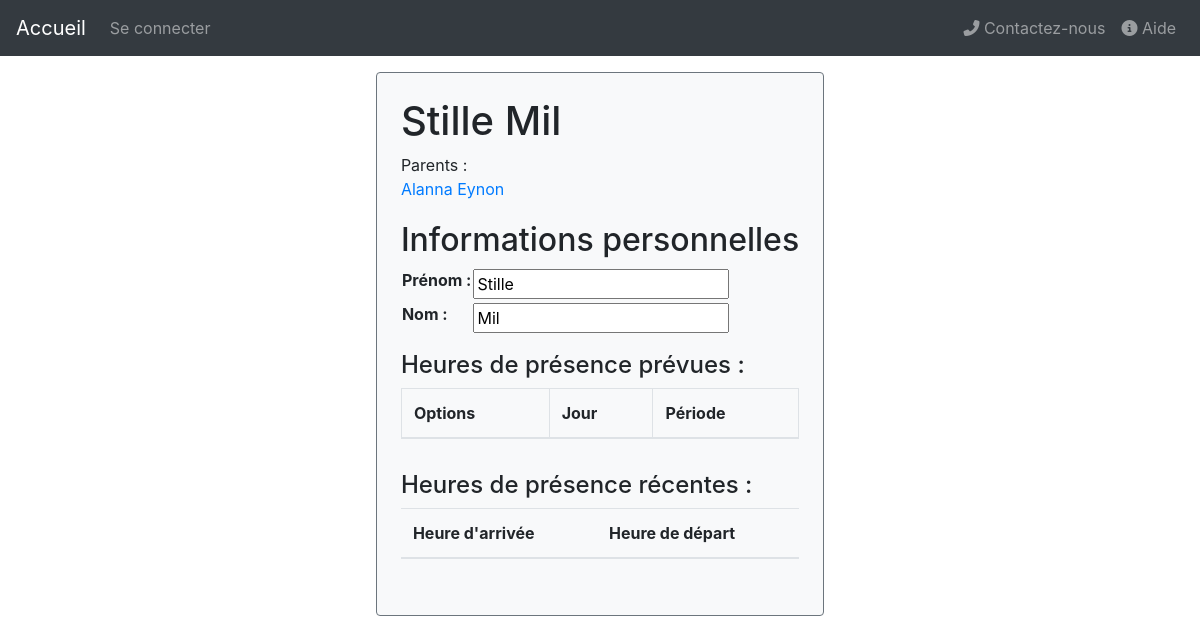
The app's page /enfant/9/ with its own data.
### garderie/models.py (models this page shows, shortened)
class Child(models.Model):
	parent=models.ForeignKey(Parent, on_delete=models.DO_NOTHING, related_name='child_set')
	first_name=models.CharField(max_length=100, verbose_name="Prénom")
	last_name=models.CharField(max_length=100, verbose_name="Nom")
	second_parent=models.ForeignKey(Parent, on_delete=models.DO_NOTHING, related_name='child_set2', null=True)
	def __str__(self):
		return self.first_name+" "+self.last_name
	def get_full_name(self):
		return str(self)
	def recent_schedules(self):
		return self.schedule_set.filter(arrival__gte=datetime.today()-timedelta(days=30))

class Parent(models.Model):
	uid=models.OneToOneField(User, primary_key=True, on_delete=models.CASCADE)
	phone=PhoneNumberField(max_length=20, null=True, verbose_name="Téléphone")
	def __str__(self):
		return str(self.uid.get_full_name())
	def get_full_name(self):
		return str(self)

class User(AbstractBaseUser, PermissionsMixin):
	email = models.EmailField('Adresse mail', unique=True)
	first_name = models.CharField('Prénom', max_length=30, blank=True)
	last_name = models.CharField('Nom', max_length=30, blank=True)
	date_joined = models.DateTimeField('Date de création', auto_now_add=True)
	is_active = models.BooleanField('Actif', default=True)
	is_staff=models.BooleanField('Membre de l\'équipe', default=False)
	USERNAME_FIELD='email'
	REQUIRED_FIELDS=[]
	objects=UserManager()
	def get_full_name(self):
		if self.last_name!='':
			return self.first_name+' '+self.last_name
		else:
			return self.email.split('@')[0].replace('.', ' ')

### garderie/views/enfant.py (the view)
# urls.py: path('enfant/<int:pk>/', views.ChildProfileView.as_view(), name='child_profile'),
class ChildProfileView(generic.DetailView):
	model=Child
	template_name='garderie/child_profile.html'
	def get_context_data(self, **kwargs):
		context = super().get_context_data(**kwargs)
		context['schedule_form'] = NewPresenceForm(pk=self.kwargs['pk'])
		context['action']=reverse('schedule_register', kwargs={'pk':self.kwargs['pk']}) # même URL donc sûrement améliorable
		context['personal_data_form'] = ChildUpdateForm(instance=self.object)
		return context

### garderie/forms.py (shortened to what this page needs)
class NewPresenceForm(forms.ModelForm):
	class Meta:
		model = ExpectedPresence
		fields = ['day', 'period']
	def __init__(self, *args, **kwargs):
		self.child=Child.objects.get(pk=kwargs.pop('pk'))
		super().__init__(*args, **kwargs)

class ChildUpdateForm(forms.ModelForm):
	class Meta:
		model = Child
		fields = ['first_name', 'last_name']

### garderie/context_processors.py (called while the page is built)
def settings_processor(request):
	return {'settings':Config.objects.get_config()}

### garderie/managers.py (called while the page is built)
	def get_config(self):
		try:
			config=super().get_queryset()[0]
		except models.Config.DoesNotExist:
			config=models.Config()
			config.save()
		return config

### garderie/templates/garderie/child_profile.html (shortened to what this page needs)
{% extends 'garderie/base.html' %}
{% load static %}
{% block body %}
<div class="d-flex justify-content-center pt-3">
 <div class="bg-light p-4 border border-secondary rounded">
<h1>{{ child.get_full_name}}</h1>
<p>Parents : <br/>
	<a href="{% url 'parent_profile' child.parent.uid_id %}">  {{child.parent.get_full_name}}</a><br/>
</p>
<div class="pt-1">
	<h2>Informations personnelles</h2>
	<form action="{% url 'child_update' child.id  %}" method="post">
		<table>
		{{ personal_data_form.as_table }}
		</table>
	</form>
</div>
<div class="pt-3">
	<h4>Heures de présence prévues :</h4>
{% if child.expectedpresence_set %}
	<div>
		<table id="enfant_profile_presence_tab" class="table table-striped table-bordered">
			<thead>
				<th> Options </th>
				<th> Jour </th>
				<th> Période </th>
			</thead>
		</table>
	</div>
	{% else %}
		<p><i>Aucune plage horaire n'a été crée pour {{child.first_name}}.<br/>
		Créez un horaire d'accueil via le formulaire en bas de page.</i></p>
	{% endif %}
</div>
<div class="pt-3">
<h4>Heures de présence récentes :</h4>
{% if child.recent_schedules %}
<div>
	<table id="enfant_profile_recent_tab" class="table table-striped">
	<thead>
		<th> Heure d'arrivée </th>
		<th> Heure de départ </th>
	</thead>
	</table>
</div>
{% else %}
	<p></i>{{child.first_name}} n'a encore jamais été à la garderie.</p></i>
{% endif %}
</div>
<div class="pt-3">
</div>
</div>
</div>
{% endblock %}

### records on screen
Child: get_full_name "Stille Mil", parent.get_full_name "Alanna Eynon", first_name "Stille", last_name "Mil"
